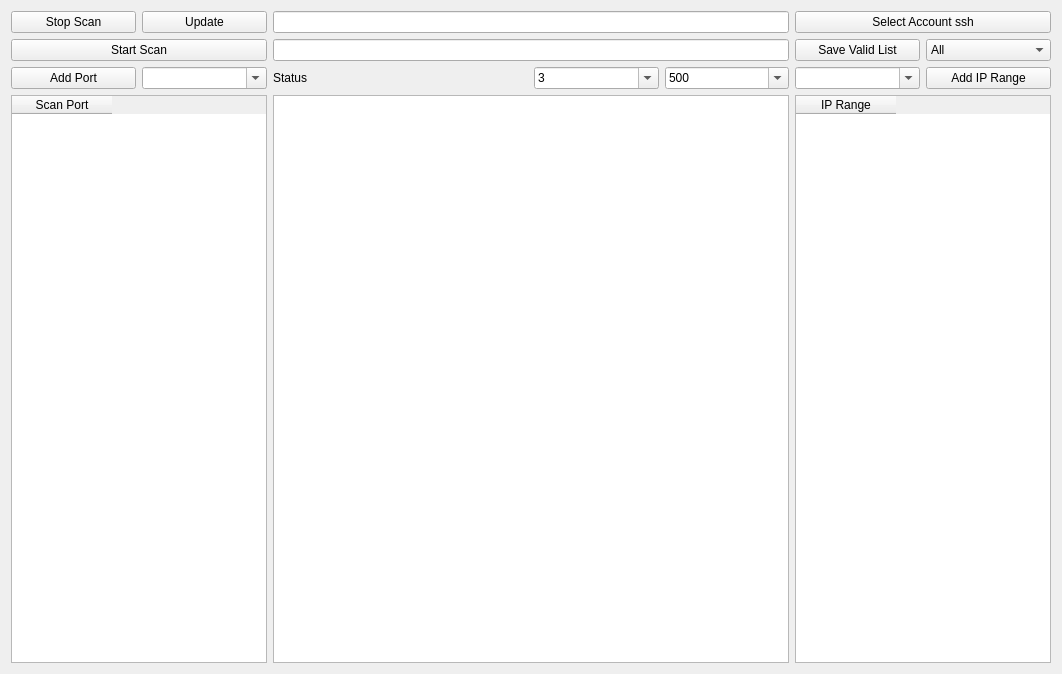
<?xml version="1.0" encoding="UTF-8"?>
<ui version="4.0">
 <class>Form</class>
 <widget class="QWidget" name="Form">
  <property name="geometry">
   <rect>
    <x>0</x>
    <y>0</y>
    <width>1062</width>
    <height>674</height>
   </rect>
  </property>
  <property name="windowTitle">
   <string>Form</string>
  </property>
  <layout class="QGridLayout" name="gridLayout">
   <item row="6" column="7" rowspan="2" colspan="2">
    <widget class="QTableWidget" name="tableWidget_iprange">
     <column>
      <property name="text">
       <string>IP Range</string>
      </property>
     </column>
    </widget>
   </item>
   <item row="0" column="7" colspan="2">
    <widget class="QPushButton" name="listportButton_account">
     <property name="text">
      <string>Select Account ssh</string>
     </property>
    </widget>
   </item>
   <item row="1" column="3" colspan="4">
    <widget class="QLineEdit" name="lineEdit"/>
   </item>
   <item row="0" column="3" colspan="4">
    <widget class="QLineEdit" name="lineEdit_sshpath"/>
   </item>
   <item row="5" column="7">
    <widget class="QComboBox" name="comboBox_iprange">
     <property name="editable">
      <bool>true</bool>
     </property>
    </widget>
   </item>
   <item row="1" column="8">
    <widget class="QComboBox" name="scancomboBox">
     <property name="inputMethodHints">
      <set>Qt::ImhNone</set>
     </property>
     <property name="duplicatesEnabled">
      <bool>false</bool>
     </property>
     <item>
      <property name="text">
       <string>All</string>
      </property>
     </item>
     <item>
      <property name="text">
       <string>SSH</string>
      </property>
     </item>
     <item>
      <property name="text">
       <string>PROXY</string>
      </property>
     </item>
     <item>
      <property name="text">
       <string>SOCK5</string>
      </property>
     </item>
    </widget>
   </item>
   <item row="0" column="2">
    <widget class="QPushButton" name="updateButton">
     <property name="text">
      <string>Update</string>
     </property>
    </widget>
   </item>
   <item row="1" column="1" colspan="2">
    <widget class="QPushButton" name="btnscannow">
     <property name="text">
      <string>Start Scan</string>
     </property>
    </widget>
   </item>
   <item row="1" column="7">
    <widget class="QPushButton" name="savepushButton">
     <property name="text">
      <string>Save Valid List</string>
     </property>
    </widget>
   </item>
   <item row="5" column="5">
    <widget class="QComboBox" name="comboBox_timeout">
     <property name="editable">
      <bool>true</bool>
     </property>
     <item>
      <property name="text">
       <string>3</string>
      </property>
     </item>
     <item>
      <property name="text">
       <string>2</string>
      </property>
     </item>
     <item>
      <property name="text">
       <string>1</string>
      </property>
     </item>
     <item>
      <property name="text">
       <string>0.5</string>
      </property>
     </item>
    </widget>
   </item>
   <item row="5" column="6">
    <widget class="QComboBox" name="comboBox_thread">
     <property name="editable">
      <bool>true</bool>
     </property>
     <item>
      <property name="text">
       <string>500</string>
      </property>
     </item>
     <item>
      <property name="text">
       <string>1000</string>
      </property>
     </item>
     <item>
      <property name="text">
       <string>1500</string>
      </property>
     </item>
     <item>
      <property name="text">
       <string>2000</string>
      </property>
     </item>
    </widget>
   </item>
   <item row="5" column="1">
    <widget class="QPushButton" name="pushButton_addport">
     <property name="text">
      <string>Add Port</string>
     </property>
    </widget>
   </item>
   <item row="0" column="1">
    <widget class="QPushButton" name="stopButton">
     <property name="text">
      <string>Stop Scan</string>
     </property>
    </widget>
   </item>
   <item row="5" column="3" colspan="2">
    <widget class="QLabel" name="statusLabel">
     <property name="text">
      <string>Status</string>
     </property>
    </widget>
   </item>
   <item row="5" column="2">
    <widget class="QComboBox" name="comboBox_port">
     <property name="editable">
      <bool>true</bool>
     </property>
    </widget>
   </item>
   <item row="5" column="8">
    <widget class="QPushButton" name="pushButton_addiprange">
     <property name="text">
      <string>Add IP Range</string>
     </property>
    </widget>
   </item>
   <item row="6" column="1" rowspan="2" colspan="2">
    <widget class="QTableWidget" name="tableWidget_port">
     <column>
      <property name="text">
       <string>Scan Port</string>
      </property>
     </column>
    </widget>
   </item>
   <item row="6" column="3" rowspan="2" colspan="4">
    <widget class="QTextEdit" name="validTextEdit">
     <property name="readOnly">
      <bool>false</bool>
     </property>
    </widget>
   </item>
  </layout>
  <zorder>validTextEdit</zorder>
  <zorder>stopButton</zorder>
  <zorder>lineEdit_sshpath</zorder>
  <zorder>listportButton_account</zorder>
  <zorder>scancomboBox</zorder>
  <zorder>pushButton_addport</zorder>
  <zorder>statusLabel</zorder>
  <zorder>tableWidget_port</zorder>
  <zorder>tableWidget_iprange</zorder>
  <zorder>pushButton_addiprange</zorder>
  <zorder>comboBox_port</zorder>
  <zorder>comboBox_iprange</zorder>
  <zorder>updateButton</zorder>
  <zorder>lineEdit</zorder>
  <zorder>btnscannow</zorder>
  <zorder>savepushButton</zorder>
  <zorder>comboBox_timeout</zorder>
  <zorder>comboBox_thread</zorder>
 </widget>
 <tabstops>
  <tabstop>validTextEdit</tabstop>
 </tabstops>
 <resources/>
 <connections/>
</ui>
